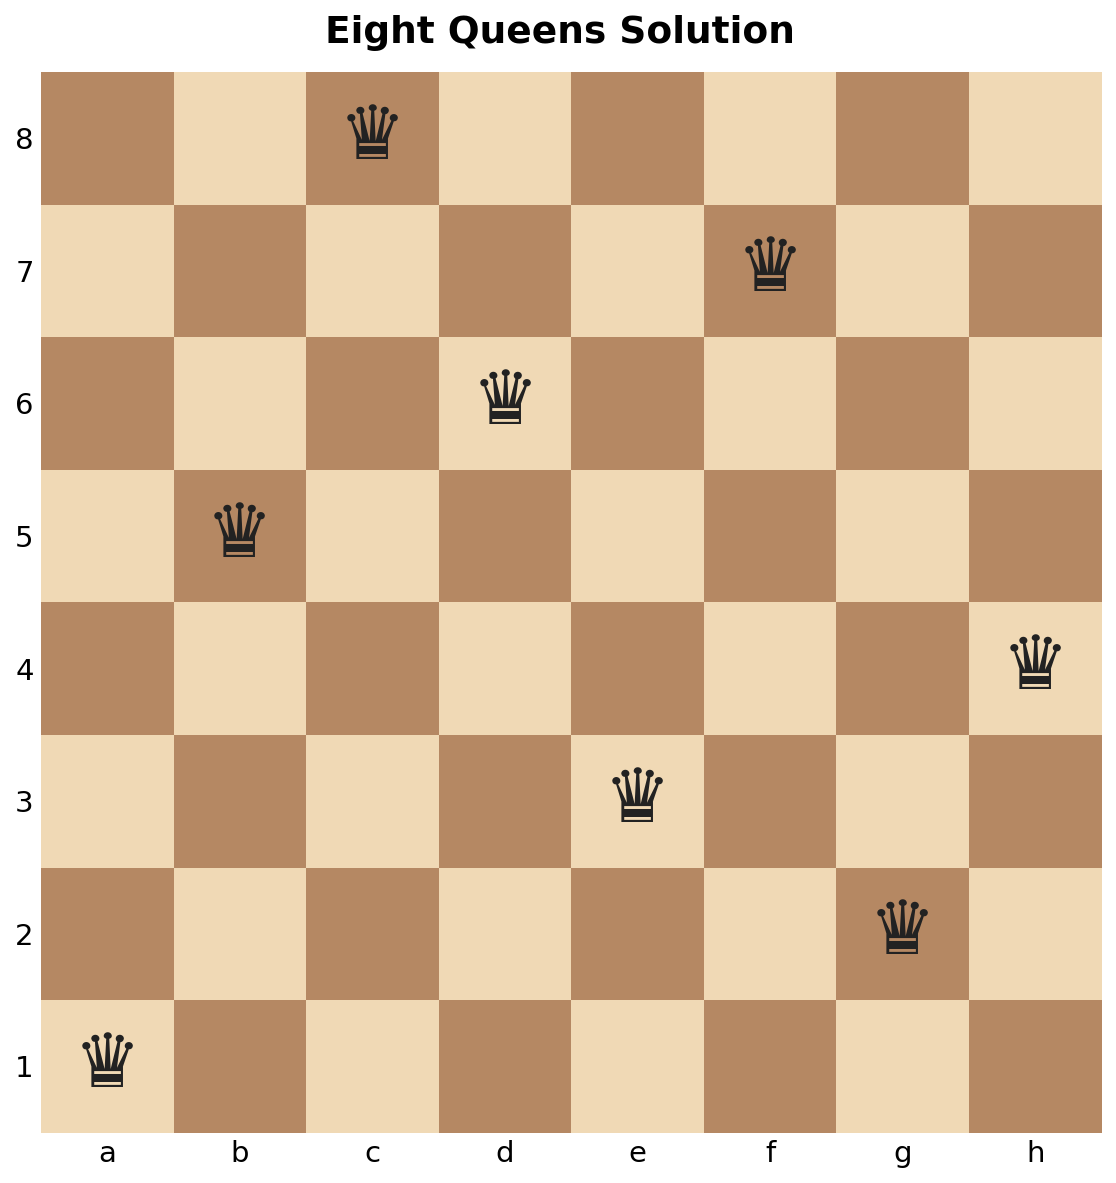

The script that saved this image:
"""
Eight Queens Solver
Places 8 queens on a chessboard so no queen threatens another,
and displays the solution graphically using matplotlib.
"""

import matplotlib.pyplot as plt
import matplotlib.patches as patches


def solve_queens(n=8):
    """Find one solution to the N-Queens problem using backtracking.

    Returns a list of length n where result[col] = row of the queen in that column.
    """
    cols = []  # cols[i] = row assigned to queen in column i

    def is_safe(row, col):
        for c, r in enumerate(cols):
            if r == row or abs(r - row) == abs(c - col):
                return False
        return True

    def backtrack(col):
        if col == n:
            return True
        for row in range(n):
            if is_safe(row, col):
                cols.append(row)
                if backtrack(col + 1):
                    return True
                cols.pop()
        return False

    backtrack(0)
    return cols


def draw_board(queens):
    """Draw the chessboard with queens using matplotlib."""
    n = len(queens)

    fig, ax = plt.subplots(figsize=(8, 8))
    fig.suptitle("Eight Queens Solution", fontsize=18, fontweight="bold")

    # Draw squares
    for row in range(n):
        for col in range(n):
            color = "#F0D9B5" if (row + col) % 2 == 0 else "#B58863"
            square = patches.Rectangle((col, row), 1, 1, facecolor=color)
            ax.add_patch(square)

    # Draw queens
    for col, row in enumerate(queens):
        ax.text(
            col + 0.5,
            row + 0.5,
            "\u265B",
            fontsize=36,
            ha="center",
            va="center",
            color="#222222",
        )

    # Labels
    ax.set_xlim(0, n)
    ax.set_ylim(0, n)
    ax.set_xticks([i + 0.5 for i in range(n)])
    ax.set_xticklabels(list("abcdefgh"), fontsize=14)
    ax.set_yticks([i + 0.5 for i in range(n)])
    ax.set_yticklabels([str(i + 1) for i in range(n)], fontsize=14)
    ax.tick_params(length=0)
    ax.set_aspect("equal")

    # Remove the outer frame
    for spine in ax.spines.values():
        spine.set_visible(False)

    plt.tight_layout()
    plt.savefig("eight_queens.png", dpi=150, bbox_inches="tight")
    print("Board saved to eight_queens.png")
    plt.show()


def main():
    queens = solve_queens(8)
    print("Solution found!")
    print(f"Queen positions (column -> row): {queens}")
    print()

    # Print a text representation as well
    n = len(queens)
    print("    " + "   ".join(list("abcdefgh")))
    print("  ┌" + "───┬" * (n - 1) + "───┐")
    for row in range(n - 1, -1, -1):
        row_str = f"{row + 1} │"
        for col in range(n):
            if queens[col] == row:
                row_str += " ♛ │"
            else:
                row_str += "   │"
        print(row_str)
        if row > 0:
            print("  ├" + "───┼" * (n - 1) + "───┤")
    print("  └" + "───┴" * (n - 1) + "───┘")
    print()

    draw_board(queens)


if __name__ == "__main__":
    main()
